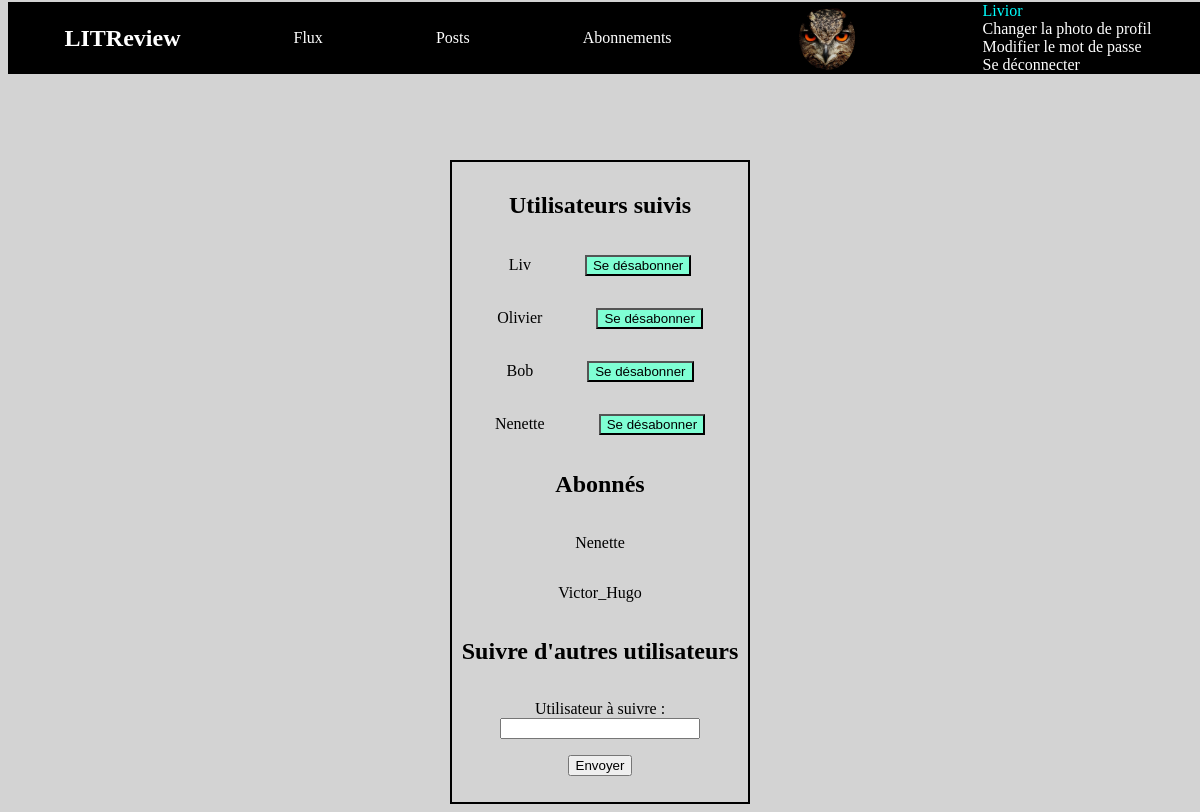
The app's page /subscribe/ (signed in), older data.
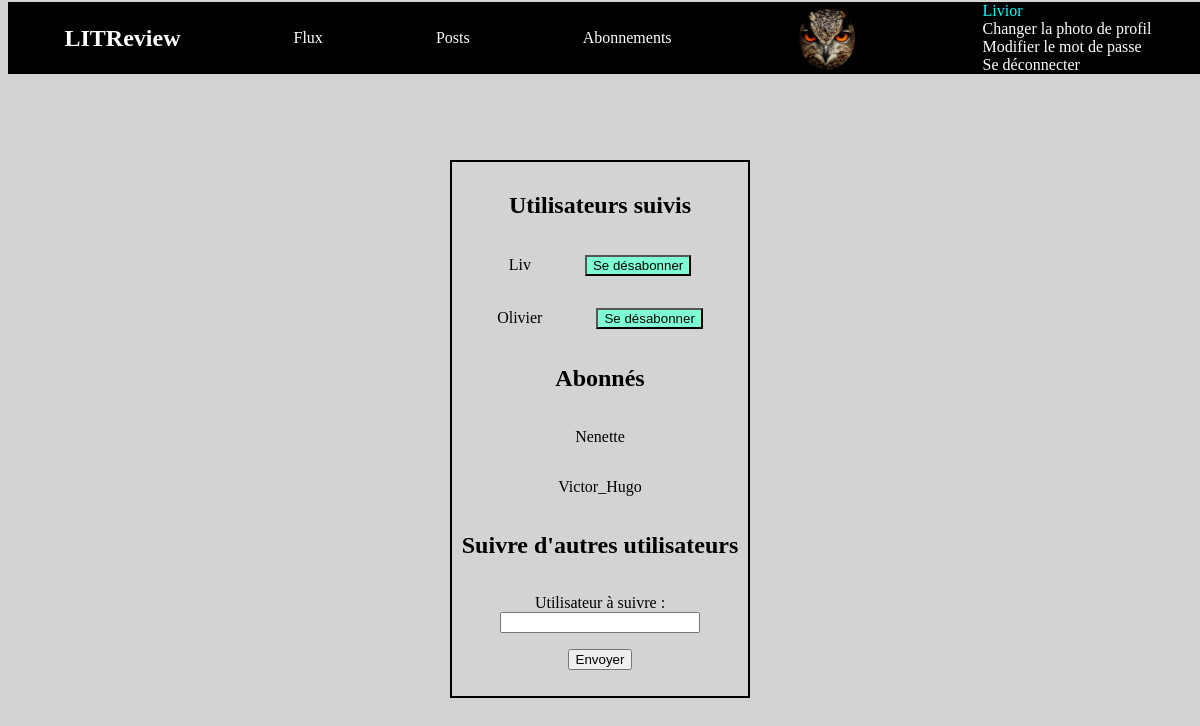
The same page, newer data.
### critics/models.py (models this page shows)
class UserFollows(models.Model):
    user = models.ForeignKey(
        to=settings.AUTH_USER_MODEL,
        on_delete=models.CASCADE,
        related_name='following')
    followed_user = models.ForeignKey(to=settings.AUTH_USER_MODEL,
                                      on_delete=models.CASCADE,
                                      related_name='followed_by')
    class Meta:
        unique_together = ('user', 'followed_user', )

### authentication/models.py (models this page shows)
class User(AbstractUser):
    profile_photo = models.ImageField(verbose_name='Photo de profil')

### critics/views.py (the view)
# urls.py: path('subscribe/', critics.views.subscribe,
@login_required()
def subscribe(request):
    followed_users = UserFollows.objects.filter(user=request.user)
    followers = UserFollows.objects.filter(followed_user=request.user)
    users_to_follow = User.objects.all().exclude(
        Q(username__in=[follow.followed_user for follow in followed_users])
        | Q(username=request.user.username)
    )
    if request.method == "POST":
        form = FollowUsersForm(
            request.POST,
            user=request.user,
            followed_users=followed_users,
            users_to_follow=users_to_follow,
        )
        if form.is_valid():
            new_follow = UserFollows()
            new_follow.followed_user = form.cleaned_data["user_to_follow"]
            new_follow.user = request.user
            new_follow.save()
            return redirect("subscribe")
    else:
        form = FollowUsersForm()
    return render(
        request,
        "critics/subscribe.html",
        context={
            "form": form,
            "followed_users": list(followed_users),
            "followers": list(followers),
        },
    )

### critics/forms.py (shortened to what this page needs)
class FollowUsersForm(forms.Form):
    user_to_follow = forms.CharField(
        max_length=20,
        label="Utilisateur à suivre")
    def __init__(self, *args, **kwargs):
        self.user = kwargs.pop('user', None)
        self.followed_users = kwargs.pop('followed_users', None)
        self.user_to_follow = kwargs.pop('users_to_follow', None)
        super(FollowUsersForm, self).__init__(*args, **kwargs)

### critics/templates/critics/subscribe.html (shortened to what this page needs)
{% extends '../base.html' %}
{% block content %}
<section class="forms">
    <h1>Utilisateurs suivis</h1>
    {% for followed in followed_users %}
    <p>{{ followed.followed_user }} <button class="valid-cancel"><a href="{% url 'unsubscribe' followed.id %}">Se désabonner</a></button></p>
    {% endfor %}
    <h1>Abonnés</h1>
    {% for follower in followers %}
    <p>{{ follower.user }}</p>
    {% endfor %}
    <h1>Suivre d'autres utilisateurs</h1>
    <form action="" method="post" enctype="multipart/form-data">
        {{ form.as_p }}
        <input type="submit" value="Envoyer">
    </form>
</section>
{% endblock %}

Row changes from the older to the newer data that the page shows:
removed UserFollows: followed_user "Bob", shown under "Utilisateurs suivis"
removed UserFollows: followed_user "Nenette", shown under "Utilisateurs suivis"
